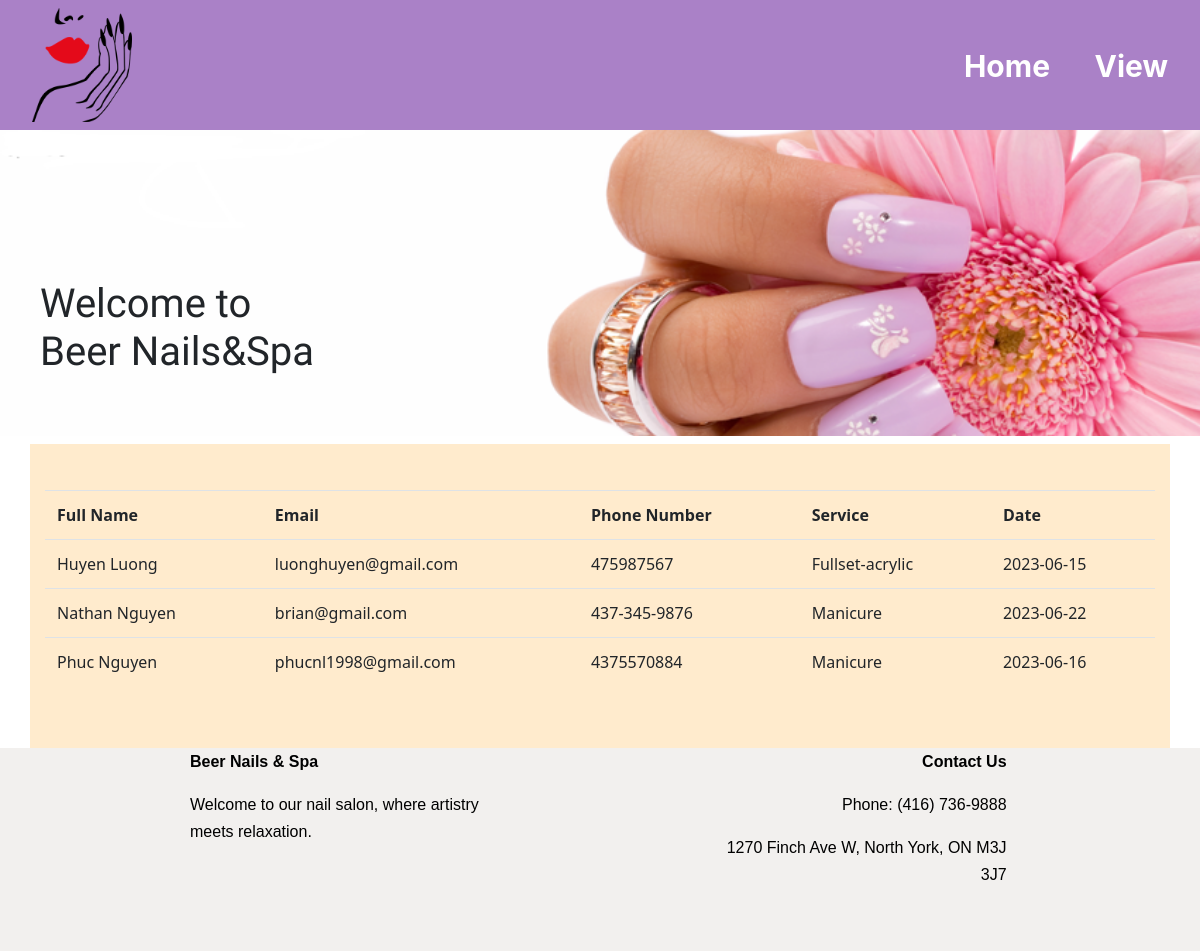
The page /view.php on the database its author committed.
### tables this page shows
CREATE TABLE `appoinment_db` (
  `finame` varchar(60) NOT NULL,
  `laname` varchar(60) NOT NULL,
  `email` varchar(60) NOT NULL,
  `phonenum` varchar(80) NOT NULL,
  `services` varchar(50) NOT NULL,
  `oppointmentDate` date NOT NULL
);

### database.php (called while the page is built, shortened)
<?php
  class Database{
    private $connection;
    public function connect_db(){
      $this->connection = mysqli_connect('localhost', 'root', '', 'appointment');
    }
    public function read($id=null){
		    $sql = "SELECT * FROM appoinment_db";
 		    $res = mysqli_query($this->connection, $sql);
 		    return $res;
	  }
  }
  $database = new Database();
?>

### view.php (the view, shortened to what this page needs)
<?php
	require_once('database.php');
	$res = $database->read();
?>
<!DOCTYPE html>
<html>
    <head>
        <link rel="stylesheet" href="./css/styles.css" />
        <link rel="stylesheet" href="https://cdn.jsdelivr.net/npm/bootstrap@4.3.1/dist/css/bootstrap.min.css">
    </head>
    <body>
                <header class="navbar">
                    <a href="index.html" title="Visit Beer Nails Spa"><img src="./images/logo nails.png" alt="nails logo" /></a>
                    <nav>
                        <ul class="navigation">
                            <li><a href="index.php">Home</a></li>
                            <li><a href="view.php">View</a></li>
                        </ul>
                    </nav>
                  </header>
                <section class="head-title">
                    <h1>Welcome to <br> Beer Nails&Spa</h1>
                </section>
                <div class="container">
                <table class="table">
			<tr>
				<th>Full Name</th>
				<th>Email</th>
                <th>Phone Number</th>
                <th>Service</th>
                <th>Date</th>
			</tr>
			<?php
				while($r = mysqli_fetch_assoc($res)){
			?>
					<tr>
						<td><?php echo $r['finame'] . " " . $r['laname']; ?></td>
						<td><?php echo $r['email'] ?></td>
                        <td><?php echo $r['phonenum']; ?></td>
                        <td><?php echo $r['services']; ?></td>
                        <td><?php echo $r['oppointmentDate']; ?></td>
					</tr>
				<?php
				}
			?>
		</table>
        </div>
                <footer class="footer">
                    <div class="first-part">
                    <p><Strong>Beer Nails & Spa</Strong></p>
                    <p>Welcome to our nail salon, where artistry meets relaxation. </p>
                   </div>
                   <div class="second-part">
                    <p><Strong>Contact Us</Strong></p>
                    <p>Phone: (416) 736-9888</p>
                    <p>1270 Finch Ave W, North York, ON M3J 3J7 </p>
                   </div>
                </footer>
    </body>
</html>

### css/styles.css (style rules this page uses)
header.navbar { position: sticky; top: 0; padding: 0.5rem 2rem; display: flex; justify-content: space-between; background-color: rgb(170, 129, 199); z-index: 99; }
.head-title { background-image: url('../images/nailcover.png'); background-repeat: no-repeat; background-size: 100%; margin-bottom: 0; padding-bottom: 0; }
h1 { font-family: Geologica; margin: 0px; padding: 150px 40px 60px 40px; font-size: 60px; }
header.navbar img { width: 10%; min-width: 100px; min-height: 60px; object-fit: contain; }
ul.navigation { white-space: nowrap; }
ul.navigation li { display: inline; font-weight: 30px; }
.navigation a { font-size: 30px; font-weight: bold; color: white; text-decoration: none; margin-left: 40px; margin-top: 20px; display: inline-block; position: relative; }
.navigation a::after { content: ' '; position: absolute; left: 0; bottom: 0; width: 100%; height: 3px; transform-origin: right; background: #fff; border-radius: 5px; transform: scaleX(0); transition: transform .5s; }
.container { box-sizing: border-box; color: rgb(33, 37, 41); background-color: blanchedalmond; font-family: system-ui, -apple-system, "Segoe UI", Roboto, "Helvetica Neue", "Noto Sans", "Liberation Sans", Arial, sans-serif, "Apple Color Emoji", "Segoe UI Emoji", "Segoe UI Symbol", "Noto Color Emoji"; font-size: 16px; font-weight: 400; height: 542.617px; justify-content: center; line-height: 24px; margin-left: -12px; margin-right: -12px; margin-top: 0px; height:fit-content; padding-bottom: 46px; padding-left: 46px; padding-right: 46px; padding-top: 46px; text-align: start; }
.footer { box-sizing: border-box; color: rgb(33, 37, 41); background-color: rgb(242, 240, 238); display: flex; height:fit-content; }
.first-part { box-sizing: border-box; color:rgb(0, 0, 0); flex-basis: auto; flex-grow :0; flex-shrink: 1; font-family :Palanquin, sans-serif; font-size :16px; font-weight: 400; height: 202.977px; line-height :27.2px; max-width :none; min-height :1px; order: 0; text-align :left; text-size-adjust: 100%; width :293.289px; margin-left: 190px; }
.second-part { box-sizing: border-box; color:rgb(0, 0, 0); flex-basis: auto; flex-grow :0; flex-shrink: 1; font-family :Palanquin, sans-serif; font-size :16px; font-weight: 400; height: 202.977px; line-height :27.2px; max-width :none; min-height :1px; order: 0; text-align :right; text-size-adjust: 100%; width :293.289px; margin-left: 230px; }

### rows shown on the page
appoinment_db: finame "Huyen", laname "Luong", email "luonghuyen@gmail.com", phonenum "475987567", services "Fullset-acrylic", oppointmentDate "2023-06-15"
appoinment_db: finame "Nathan", laname "Nguyen", email "brian@gmail.com", phonenum "437-345-9876", services "Manicure", oppointmentDate "2023-06-22"
appoinment_db: finame "Phuc", laname "Nguyen", email "phucnl1998@gmail.com", phonenum "4375570884", services "Manicure", oppointmentDate "2023-06-16"
